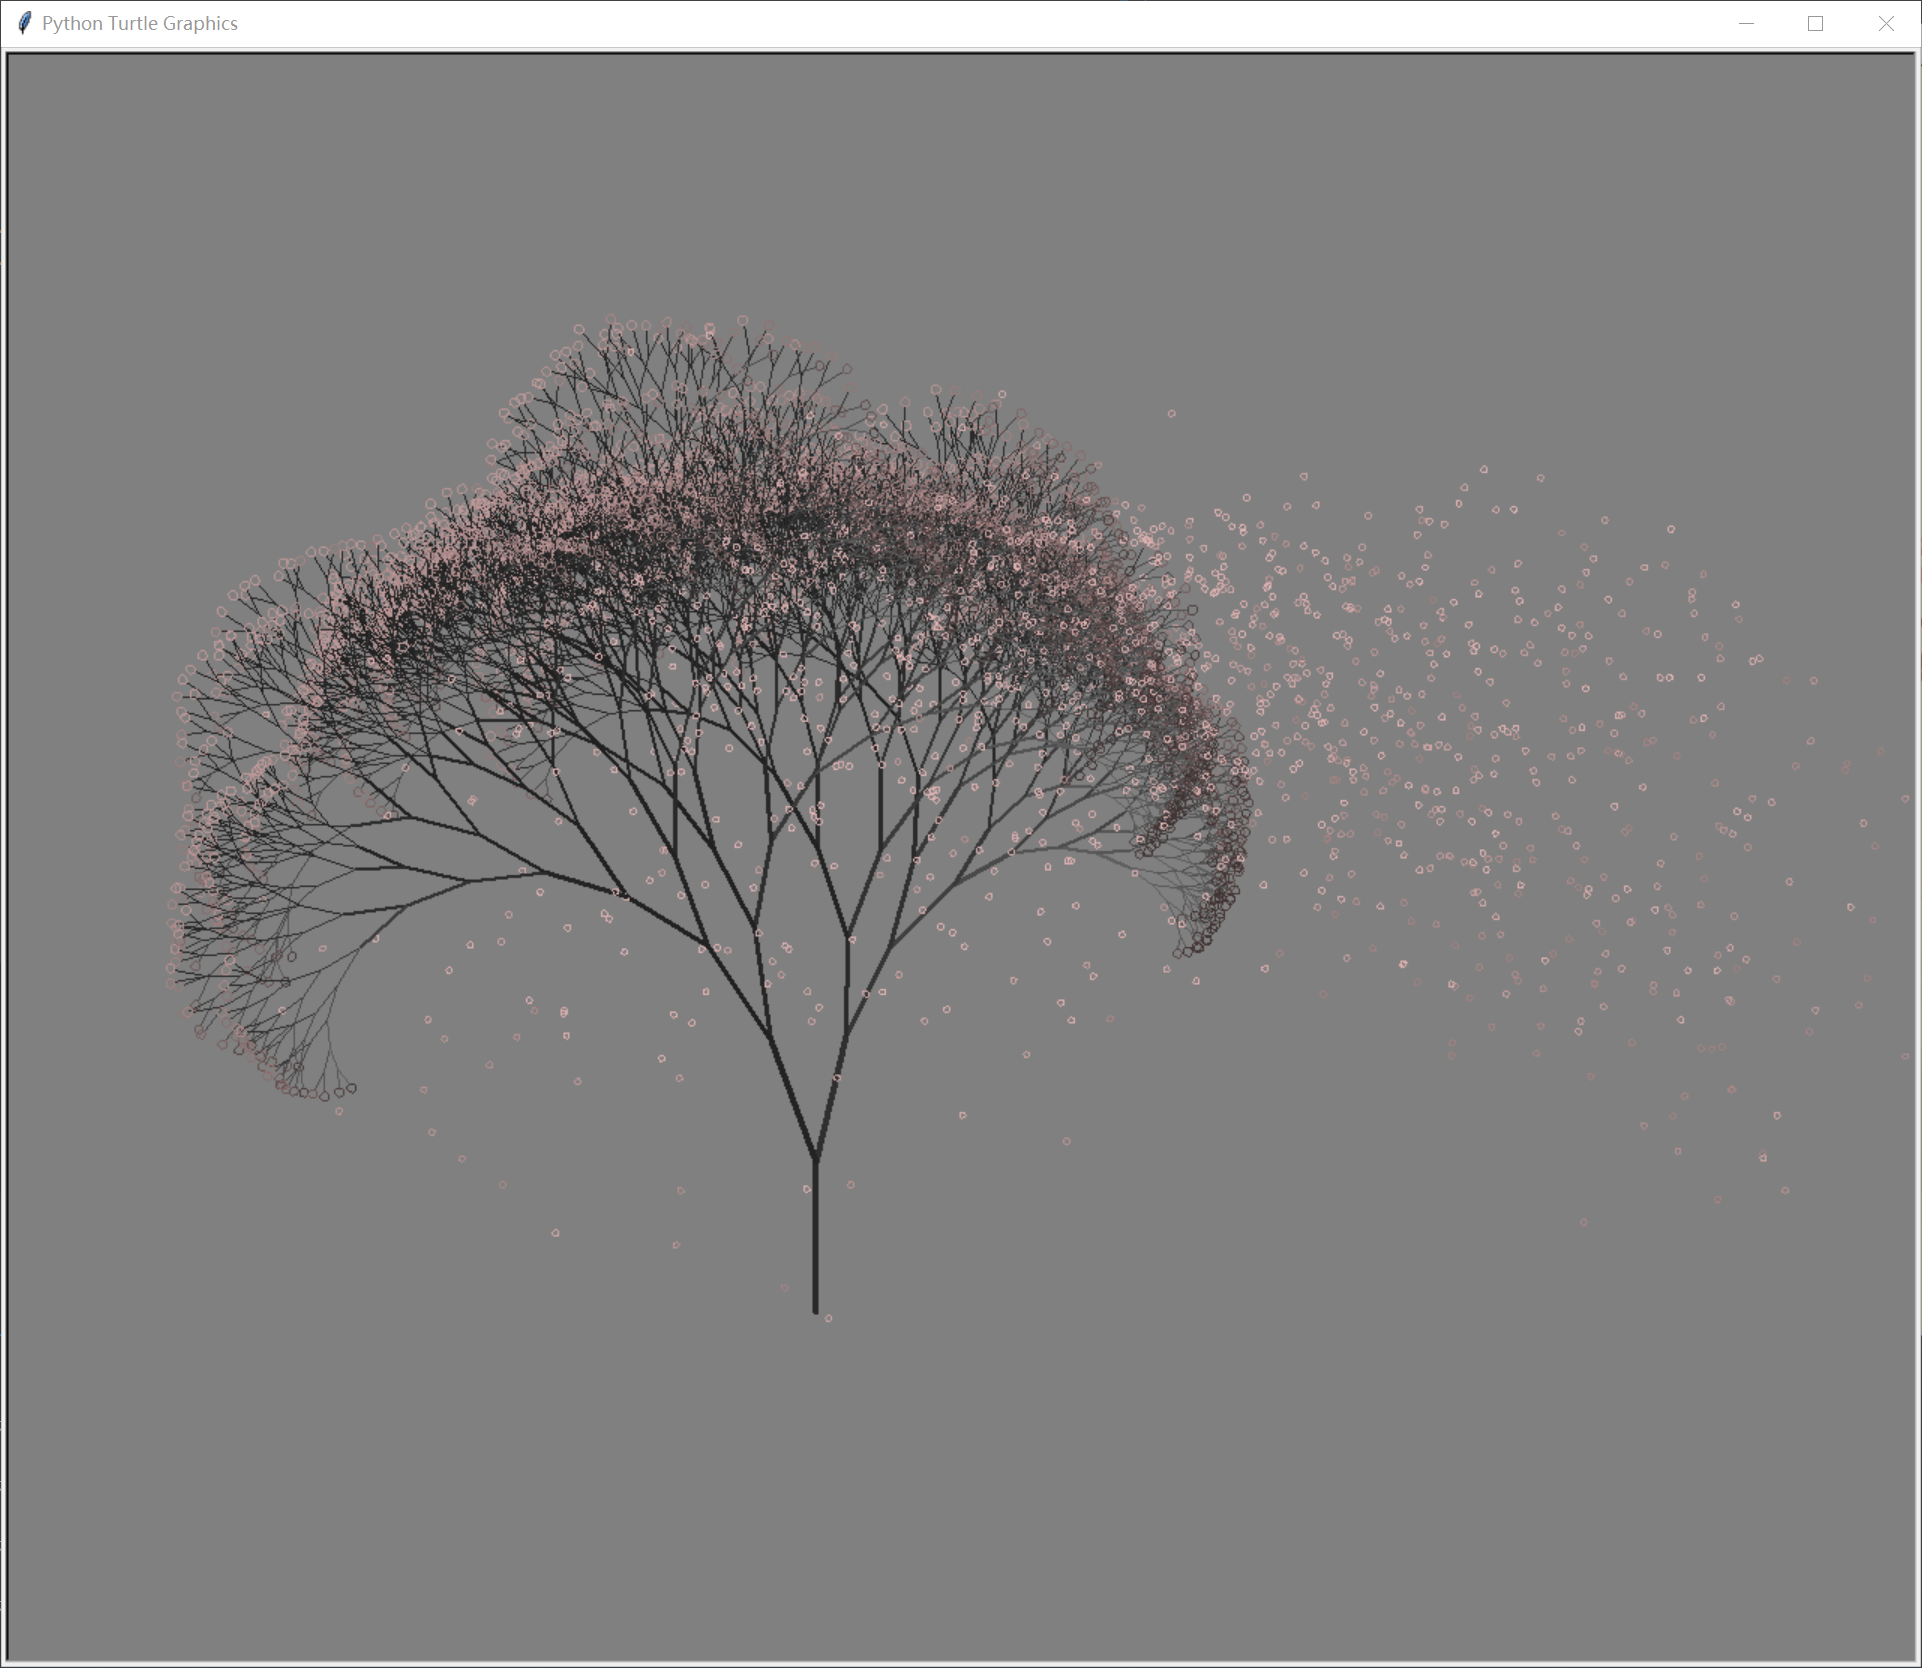

Here is the Python script that generated this plot:
#!/usr/bin/env python
# -*- coding: UTF-8 -*-
'''
 > Declaration: 
 >  Copyright (c) 2009-2019 Zhang Sheng (Mr. Zhang) 
 >  
 >  This program is free software; you can redistribute it and/or modify it under 
 >  the terms of the GNU General Public License as published by the Free Software 
 >  Foundation, either version 2 or any later version.
 >  
 >  Redistribution and use in source and binary forms, with or without modification,
 >  are permitted provided that the following conditions are met: 
 >  
 >  1. Redistributions of source code must retain the above copyright notice, this
 >  list of conditions and the following disclaimer.
 >  
 >  2. Redistributions in binary form must reproduce the above copyright notice,
 >  this list of conditions and the following disclaimer in the documentation and/or 
 >  other materials provided with the distribution. 
 > 
 >  This program is distributed in the hope that it will be useful, but WITHOUT ANY 
 >  WARRANTY; without even the implied warranty of MERCHANTABILITY or ITNESS FOR A 
 >  PARTICULAR PURPOSE. See the GNU General Public License for more details. A copy 
 >  of the GNU General Public License is available at: 
 >  http://www.fsf.org/licensing/licenses 
 >  
 >  All manufacturing, reproduction, use, and sales rights pertaining to this subject 
 >  matter are governed bythe license agreement. The recipient of this software 
 >  implicitly accepts the terms of the license.
 > 
 > Author: Zhang Sheng
 > FilePath: \mySparePractice\cherrytree\tree2.py
 > CreateTime: 2019-11-21 09:25:31
 > ModifyTime: 2019-11-21 09:25:33
 > LastEditors: 
 > Description: 
 > version: 
 > E-Mail: zerone216@163.com
 > Homepage: http://www.zerone216.top:8080
 > Repository: https://github.com/zerone216/
 > Support: 
 > Others: 
 > Changelogs: 
'''

from turtle import *
from random import *
from math import *

def tree(n,l):
    pd()#下笔
    #阴影效果
    t = cos(radians(heading()+45))/8+0.25
    pencolor(t,t,t)
    pensize(n/3)
    forward(l)#画树枝

    if n>0:
        b = random()*15+10 #右分支偏转角度
        c = random()*15+10 #左分支偏转角度
        d = l*(random()*0.25+0.7) #下一个分支的长度
        #右转一定角度,画右分支
        right(b)
        tree(n-1,d)
        #左转一定角度，画左分支
        left(b+c)
        tree(n-1,d)
        #转回来
        right(c)
    else:
        #画叶子
        right(90)
        n=cos(radians(heading()-45))/4+0.5
        pencolor(n,n*0.8,n*0.8)
        circle(3)
        left(90)
        #添加0.3倍的飘落叶子
        if(random()>0.7):
            pu()
            #飘落
            t = heading()
            an = -40 +random()*40
            setheading(an)
            dis = int(800*random()*0.5 + 400*random()*0.3 + 200*random()*0.2)
            forward(dis)
            setheading(t)
            #画叶子
            pd()
            right(90)
            n = cos(radians(heading()-45))/4+0.5
            pencolor(n*0.5+0.5,0.4+n*0.4,0.4+n*0.4)
            circle(2)
            left(90)
            pu()
            #返回
            t=heading()
            setheading(an)
            backward(dis)
            setheading(t)
    pu()
    backward(l)#退回

bgcolor(0.5,0.5,0.5)#背景色
ht()#隐藏turtle
speed(0)#速度 1-10渐进，0 最快
tracer(0,0)
pu()#抬笔
backward(100)
left(90)#左转90度
pu()#抬笔
backward(300)#后退300
tree(12,100)#递归7层
done()
